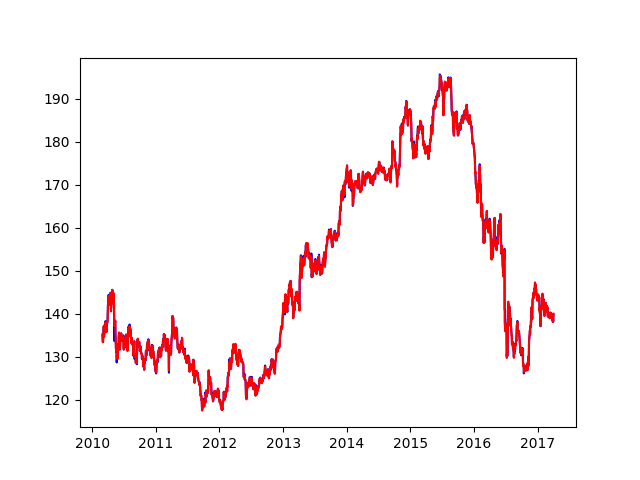

The Python source for this figure:
# coding: utf-8
####################################################
# Learning and save build model
# if 5m end_price greater than uppersigma3_5m, Do learning

import os, sys
current_path = os.path.abspath(os.path.dirname(__file__))
base_path = current_path + "/.."
sys.path.append(base_path)
sys.path.append(base_path + "/lib")
sys.path.append(base_path + "/obj")
sys.path.append(base_path + "/lstm_lib")

from mysql_connector import MysqlConnector
from datetime import timedelta, datetime
from common import decideMarket
from logging import getLogger

import traceback
import subprocess
import pandas as pd
pd.set_option("display.max_colwidth", 2000)
pd.set_option("display.max_columns", None)
pd.set_option("display.max_rows", None)

import numpy as np
np.set_printoptions(threshold=np.inf)
import matplotlib.pyplot as plt
plt.switch_backend("agg")

from keras.models import Sequential
from keras.layers import Activation, Dense
from keras.layers import LSTM
from keras.layers import Dropout
from keras.models import model_from_json

from sklearn.preprocessing import MinMaxScaler
import json


instrument = sys.argv[0]
instrument = "GBP_JPY"
mysql_connector = MysqlConnector()

def get_original_dataset(target_time, table_type, span, direct):
    daily_target_time = target_time - timedelta(days=1)
    target_time = target_time.strftime("%Y-%m-%d %H:%M:%S")
    daily_target_time = daily_target_time.strftime("%Y-%m-%d %H:%M:%S")

    if direct == "ASC" or direct == "asc":
        train_original_sql = "select end_price, sma20, sma40, sma80, sma100, insert_time, uppersigma3, lowersigma3 from %s_%s_TABLE where insert_time >= \'%s\' order by insert_time %s limit %s" % (instrument, table_type, target_time, direct, span)
    else:
        train_original_sql = "select end_price, sma20, sma40, sma80, sma100, insert_time, uppersigma3, lowersigma3 from %s_%s_TABLE where insert_time < \'%s\' order by insert_time %s limit %s" % (instrument, table_type, target_time, direct, span)

    response = mysql_connector.select_sql(train_original_sql)

    print("#### sql ####")
    print(train_original_sql)
    print(target_time)
    end_price_list = []
    sma20_list = []
    sma40_list = []
    sma80_list = []
    sma100_list = []
    insert_time_list = []
    uppersigma3_list = []
    lowersigma3_list = []

    for res in response:
        end_price_list.append(res[0])
        sma20_list.append(res[1])
        sma40_list.append(res[2])
        sma80_list.append(res[3])
        sma100_list.append(res[4])
        insert_time_list.append(res[5])
        uppersigma3_list.append(res[6])
        lowersigma3_list.append(res[7])

    if direct == "DESC" or direct == "desc":
        end_price_list.reverse()
        sma20_list.reverse()
        sma40_list.reverse()
        sma80_list.reverse()
        sma100_list.reverse()
        insert_time_list.reverse()
        uppersigma3_list.reverse()
        lowersigma3_list.reverse()


    daily_train_original_sql = "select max_price, min_price, uppersigma2, lowersigma2, end_price from %s_%s_TABLE where insert_time < \'%s\' order by insert_time desc limit 1" % (instrument, table_type, daily_target_time)
    response = mysql_connector.select_sql(train_original_sql)
    daily_max_price = response[0][0]
    daily_min_price = response[0][1]
    daily_uppersigma2 = response[0][2]
    daily_lowersigma2 = response[0][3]
    daily_end_price = response[0][4]

#    tmp_original_dataset = {"end_price": end_price_list,
#                            "sma20": sma20_list,
#                            "sma40": sma40_list,
#                            "sma80": sma80_list,
#                            "uppersigma3": uppersigma3_list,
#                            "lowersigma3": lowersigma3_list,
#                            "insert_time": insert_time_list}

    tmp_original_dataset = {"end_price": end_price_list,
                            "sma20": sma20_list,
                            "sma40": sma40_list,
                            "sma80": sma80_list,
                            "uppersigma3": uppersigma3_list,
                            "lowersigma3": lowersigma3_list,
                            "insert_time": insert_time_list}



    tmp_dataframe = pd.DataFrame(tmp_original_dataset)

#    tmp_dataframe["sma20"] = tmp_dataframe["end_price"] - tmp_dataframe["sma20"]
#    tmp_dataframe["sma40"] = tmp_dataframe["end_price"] - tmp_dataframe["sma40"]
#    tmp_dataframe["sma80"] = tmp_dataframe["end_price"] - tmp_dataframe["sma80"]
#    tmp_dataframe["uppersigma3"] = tmp_dataframe["end_price"] - tmp_dataframe["uppersigma3"]
#    tmp_dataframe["lowersigma3"] = tmp_dataframe["end_price"] - tmp_dataframe["lowersigma3"]
#    tmp_dataframe["daily_max_price"] = tmp_dataframe["end_price"] - daily_max_price
#    tmp_dataframe["daily_min_price"] = tmp_dataframe["end_price"] - daily_min_price
#    tmp_dataframe["daily_uppersigma2"] = tmp_dataframe["end_price"] - daily_uppersigma2
#    tmp_dataframe["daily_lowersigma2"] = tmp_dataframe["end_price"] - daily_lowersigma2
#    tmp_dataframe["daily_end_price"] = tmp_dataframe["end_price"] - daily_end_price

    #print(tmp_dataframe)

    print(tmp_dataframe["insert_time"])

    return tmp_dataframe

def build_to_normalization( dataset):
    tmp_df = pd.DataFrame(dataset)
    np_list = np.array(tmp_df)
    scaler = MinMaxScaler(feature_range=(0,1))
    scaler.fit_transform(np_list)

    return scaler

def change_to_normalization( model, dataset):
    tmp_df = pd.DataFrame(dataset)
    np_list = np.array(tmp_df)
    normalization_list = model.transform(np_list)

    return normalization_list


def create_train_dataset( dataset, learning_span, window_size):
    input_train_data = []
    for i in range(0, (learning_span-window_size)):
        temp = dataset[i:i+window_size].copy()
        model = build_to_normalization(temp)
        temp = change_to_normalization(model, temp)
        input_train_data.append(temp)

    input_train_data = np.array(input_train_data)

    return input_train_data

def build_learning_model( inputs, output_size, neurons, activ_func="linear", dropout=0.25, loss="mae", optimizer="adam"):
    model = Sequential()
    model.add(LSTM(neurons, input_shape=(inputs.shape[1], inputs.shape[2])))
    model.add(Dropout(dropout))
    model.add(Dense(units=output_size))
    model.add(Activation(activ_func))
    model.compile(loss=loss, optimizer=optimizer)

    return model

def change_to_ptime( time):
    return datetime.strptime(time, "%Y-%m-%d %H:%M:%S")

def decideConditions( table_type, target_time):
    flag = False
    if base_time.hour == 8 and base_time.minute == 0:
        print("###########################")
        print(base_time)
        flag = True

    return flag


def decideTerm( hour):
    term = None
    if 5 <= hour < 13:
        term = "morning"
    if 13 <= hour < 21:
        term = "daytime"
    if 21 <= hour or hour < 6:
        term = "night"

    return term

def train_save_model(window_size, output_train_index, table_type, figure_filename, model_filename, weights_filename, start_time, end_time, term):
    command = "ls ../model/ | grep -e %s -e %s | wc -l" % (model_filename, weights_filename)
    out = subprocess.getoutput(command)
    if int(out) < 2:
        start_ptime = change_to_ptime(start_time)
        end_ptime = change_to_ptime(end_time)

        target_time = start_ptime

        train_input_dataset = []
        train_output_dataset = []
        train_time_dataset = []
        input_max_price = []
        input_min_price = []

        while target_time < end_ptime:
            hour = target_time.hour
            if decideMarket(target_time):
                if decideTerm(hour) == term or term == "all":
                    if decideConditions(table_type, target_time):
                    #if 1==1:
                        print("term=%s, target_time=%s" % (term, target_time))
                        # 未来日付に変えて、教師データと一緒にまとめて取得
                        tmp_target_time = target_time - timedelta(hours=1)
                        tmp_dataframe = get_original_dataset(target_time, table_type, span=window_size, direct="DESC")
                        tmp_output_dataframe = get_original_dataset(target_time, table_type, span=output_train_index, direct="ASC")
    
                        tmp_dataframe = pd.concat([tmp_dataframe, tmp_output_dataframe])
                        tmp_time_dataframe = tmp_dataframe.copy()["insert_time"]
                        input_max_price.append(max(tmp_dataframe["end_price"]))
                        input_min_price.append(min(tmp_dataframe["end_price"]))
    
                        del tmp_dataframe["insert_time"]
    
                        tmp_time_dataframe = pd.DataFrame(tmp_time_dataframe)
                        tmp_time_input_dataframe = tmp_time_dataframe.iloc[:window_size, 0]
                        tmp_time_output_dataframe = tmp_time_dataframe.iloc[-1, 0]
    
                        #print("=========== train list ============")
                        #print(tmp_time_input_dataframe)
                        #print("=========== output list ============")
                        #print(tmp_time_output_dataframe)
    
                        tmp_np_dataset = tmp_dataframe.values
                        normalization_model = build_to_normalization(tmp_np_dataset)
                        tmp_np_normalization_dataset = change_to_normalization(normalization_model, tmp_np_dataset)
                        tmp_dataframe = pd.DataFrame(tmp_np_normalization_dataset)
    
                        tmp_input_dataframe = tmp_dataframe.copy().iloc[:window_size, :]
                        tmp_output_dataframe = tmp_dataframe.copy().iloc[-1, 0]
    
                        tmp_input_dataframe = tmp_input_dataframe.values
    
    
                        train_time_dataset.append(tmp_time_output_dataframe)
                        train_input_dataset.append(tmp_input_dataframe)
                        train_output_dataset.append(tmp_output_dataframe)

            target_time = target_time + timedelta(hours=1)

        train_input_dataset = np.array(train_input_dataset)
        train_output_dataset = np.array(train_output_dataset)

        learning_model = build_learning_model(train_input_dataset, output_size=1, neurons=200)
        history = learning_model.fit(train_input_dataset, train_output_dataset, epochs=50, batch_size=1, verbose=2, shuffle=False)
        #history = learning_model.fit(train_input_dataset, train_output_dataset, epochs=1, batch_size=1, verbose=2, shuffle=False)
        train_predict = learning_model.predict(train_input_dataset)

        # 正規化戻しする
        paint_train_predict = []
        paint_train_output = []

        for i in range(len(input_max_price)):
            paint_train_predict.append((train_predict[i][0]*(input_max_price[i]-input_min_price[i])) + input_min_price[i])
            paint_train_output.append((train_output_dataset[i]*(input_max_price[i]-input_min_price[i])) + input_min_price[i])

        ### paint predict train data
        fig, ax1 = plt.subplots(1,1)
        ax1.plot(train_time_dataset, paint_train_predict, label="Predict", color="blue")
        ax1.plot(train_time_dataset, paint_train_output, label="Actual", color="red")

        plt.savefig(figure_filename)

        # モデルの保存
        model_filename = "../model/%s" % model_filename
        weights_filename = "../model/%s" % weights_filename
        json_string = learning_model.to_json()
        open(model_filename, "w").write(json_string)
        learning_model.save_weights(weights_filename)

    return learning_model


if __name__ == "__main__":
    learning_model1h = train_save_model(window_size=200, output_train_index=4, table_type="1h", figure_filename="eight_oclock.png", model_filename="eight_oclock_1h.json", weights_filename="eight_oclock_1h.hdf5", start_time="2010-03-01 00:00:00", end_time="2017-04-01 00:00:00", term="all")
